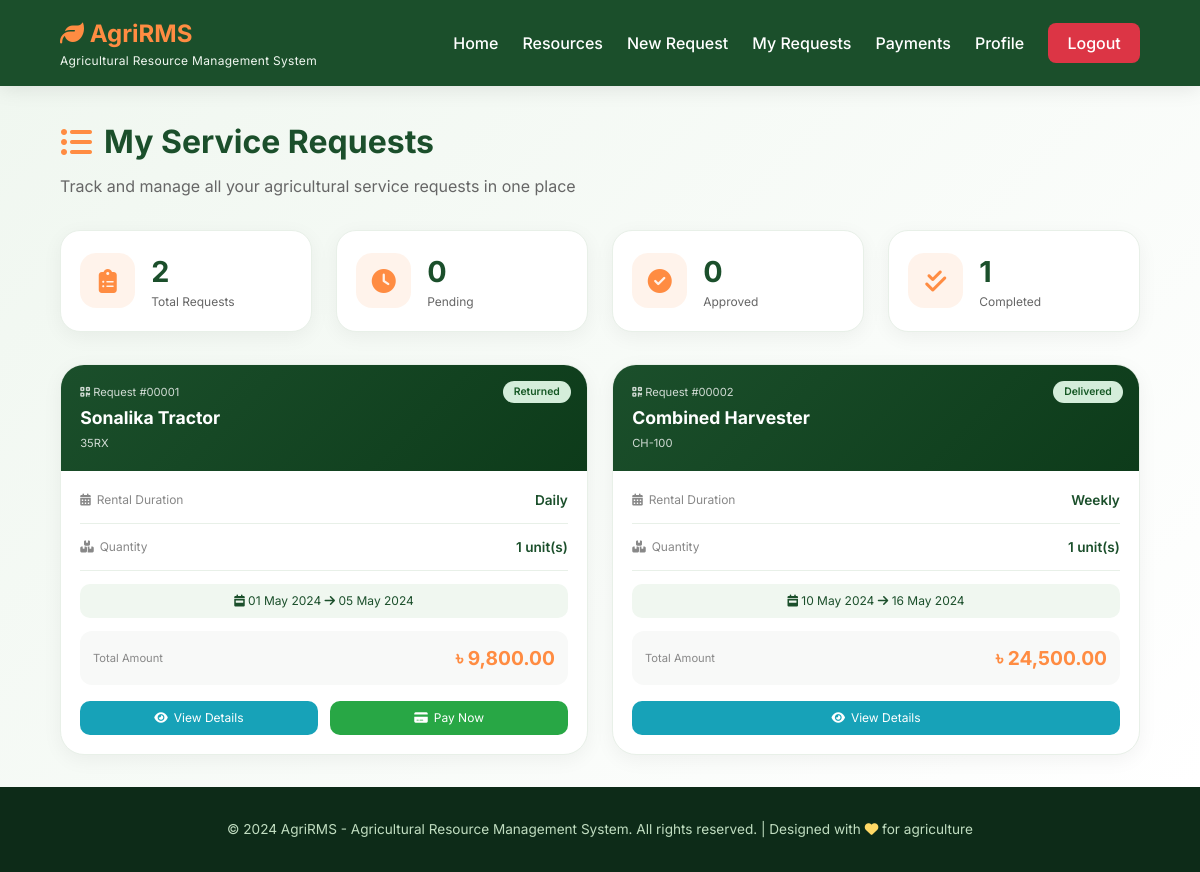
The page /client/my_requests.php (signed in) on the database its author committed.
### tables this page shows
CREATE TABLE `service_requests` (
  `id` int(11) NOT NULL AUTO_INCREMENT,
  `user_id` int(11) NOT NULL,
  `resource_id` int(11) NOT NULL,
  `delivery_id` int(11) DEFAULT NULL,
  `rental_duration` enum('Daily','Weekly','Monthly') NOT NULL,
  `quantity` int(11) NOT NULL DEFAULT 1,
  `start_date` date NOT NULL,
  `end_date` date NOT NULL,
  `total_rental_cost` decimal(10,2) NOT NULL,
  `delivery_cost` decimal(10,2) DEFAULT 0.00,
  `total_cost` decimal(10,2) NOT NULL,
  `delivery_address` text NOT NULL,
  `delivery_district` varchar(50) NOT NULL,
  `delivery_upazila` varchar(50) DEFAULT NULL,
  `special_instructions` text DEFAULT NULL,
  `request_status` enum('Pending','Approved','Processing','Delivered','Returned','Cancelled') DEFAULT 'Pending',
  `payment_status` enum('Pending','Paid','Partial') DEFAULT 'Pending',
  `payment_id` int(11) DEFAULT NULL,
  `approved_by` int(11) DEFAULT NULL,
  `approved_at` datetime DEFAULT NULL,
  `delivered_at` datetime DEFAULT NULL,
  `returned_at` datetime DEFAULT NULL,
  `created_at` timestamp NOT NULL DEFAULT current_timestamp(),
  `updated_at` timestamp NOT NULL DEFAULT current_timestamp() ON UPDATE current_timestamp(),
  PRIMARY KEY (`id`),
  KEY `user_id` (`user_id`),
  KEY `resource_id` (`resource_id`),
  KEY `delivery_id` (`delivery_id`),
  FOREIGN KEY (`user_id`) REFERENCES `users` (`id`) ON DELETE CASCADE,
  FOREIGN KEY (`resource_id`) REFERENCES `resources` (`id`) ON DELETE CASCADE,
  FOREIGN KEY (`delivery_id`) REFERENCES `delivery` (`id`) ON DELETE SET NULL
);

CREATE TABLE `resources` (
  `id` int(11) NOT NULL AUTO_INCREMENT,
  `name` varchar(100) NOT NULL,
  `model` varchar(100) NOT NULL,
  `type` enum('Tractor','Soil Cultivation','Planting','Irrigation','Harvesting','Hay Making','Loading','Fertilizer Dispenser','Produce Sorter','Post Harvest') NOT NULL,
  `category` varchar(50) NOT NULL,
  `description` text DEFAULT NULL,
  `manufacturer` varchar(100) DEFAULT NULL,
  `manufacturing_year` year DEFAULT NULL,
  `horsepower` int(11) DEFAULT NULL,
  `fuel_type` enum('Diesel','Petrol','Electric','Solar','Manual') DEFAULT 'Diesel',
  `daily_rate` decimal(10,2) NOT NULL,
  `weekly_rate` decimal(10,2) DEFAULT NULL,
  `monthly_rate` decimal(10,2) DEFAULT NULL,
  `security_deposit` decimal(10,2) NOT NULL DEFAULT 5000.00,
  `status` enum('Available','Rented','Under Maintenance','Out of Service') DEFAULT 'Available',
  `quantity` int(11) NOT NULL DEFAULT 1,
  `image_url` varchar(255) DEFAULT NULL,
  `created_at` timestamp NOT NULL DEFAULT current_timestamp(),
  `updated_at` timestamp NOT NULL DEFAULT current_timestamp() ON UPDATE current_timestamp(),
  PRIMARY KEY (`id`)
);

### client/my_requests.php (the view, shortened to what this page needs)
<?php
include '../database.php';
$user_id = $_SESSION['user_id'];
$requests_query = "SELECT sr.*, r.name as resource_name, r.model, r.daily_rate, r.type as resource_type
                   FROM service_requests sr
                   LEFT JOIN resources r ON sr.resource_id = r.id
                   WHERE sr.user_id = $user_id
                   ORDER BY sr.created_at DESC";
$requests = mysqli_query($conn, $requests_query);
$total_query = mysqli_query($conn, "SELECT COUNT(*) as total FROM service_requests WHERE user_id = $user_id");
$total = mysqli_fetch_assoc($total_query)['total'];
$pending_query = mysqli_query($conn, "SELECT COUNT(*) as pending FROM service_requests WHERE user_id = $user_id AND request_status = 'Pending'");
$pending = mysqli_fetch_assoc($pending_query)['pending'];
$approved_query = mysqli_query($conn, "SELECT COUNT(*) as approved FROM service_requests WHERE user_id = $user_id AND request_status = 'Approved'");
$approved = mysqli_fetch_assoc($approved_query)['approved'];
$completed_query = mysqli_query($conn, "SELECT COUNT(*) as completed FROM service_requests WHERE user_id = $user_id AND request_status = 'Returned'");
$completed = mysqli_fetch_assoc($completed_query)['completed'];
?>
<!DOCTYPE html>
<html lang="en">
<head>
    <link rel="stylesheet" href="https://cdnjs.cloudflare.com/ajax/libs/font-awesome/6.4.0/css/all.min.css">
</head>
<body>
    <header class="header">
        <div class="logo">
            <h2><i class="fas fa-leaf"></i> AgriRMS</h2>
            <p>Agricultural Resource Management System</p>
        </div>
        <nav class="nav-links">
            <a href="dashboard.php">Home</a>
            <a href="resources.php">Resources</a>
            <a href="request_service.php">New Request</a>
            <a href="my_requests.php">My Requests</a>
            <a href="payments.php">Payments</a>
            <a href="profile.php">Profile</a>
            <a href="../logout.php" class="btn-logout">Logout</a>
        </nav>
    </header>
    <div class="main-content">
        <div class="page-header">
            <h1>
                <i class="fas fa-list-ul"></i>
                My Service Requests
            </h1>
            <p>Track and manage all your agricultural service requests in one place</p>
        </div>
        <div class="stats-grid">
            <div class="stat-card">
                <div class="stat-icon">
                    <i class="fas fa-clipboard-list"></i>
                </div>
                <div class="stat-info">
                    <h3><?php echo $total; ?></h3>
                    <p>Total Requests</p>
                </div>
            </div>
            <div class="stat-card">
                <div class="stat-icon">
                    <i class="fas fa-clock"></i>
                </div>
                <div class="stat-info">
                    <h3><?php echo $pending; ?></h3>
                    <p>Pending</p>
                </div>
            </div>
            <div class="stat-card">
                <div class="stat-icon">
                    <i class="fas fa-check-circle"></i>
                </div>
                <div class="stat-info">
                    <h3><?php echo $approved; ?></h3>
                    <p>Approved</p>
                </div>
            </div>
            <div class="stat-card">
                <div class="stat-icon">
                    <i class="fas fa-check-double"></i>
                </div>
                <div class="stat-info">
                    <h3><?php echo $completed; ?></h3>
                    <p>Completed</p>
                </div>
            </div>
        </div>
        <?php if($requests && mysqli_num_rows($requests) > 0): ?>
        <div class="requests-grid">
            <?php while($row = mysqli_fetch_assoc($requests)):
                $status_class = 'status-pending';
                switch($row['request_status']) {
                    case 'Delivered': $status_class = 'status-delivered'; break;
                    case 'Returned': $status_class = 'status-returned'; break;
                }
            ?>
            <div class="request-card">
                <div class="request-header">
                    <div class="request-id">
                        <i class="fas fa-qrcode"></i> Request #<?php echo str_pad($row['id'], 5, '0', STR_PAD_LEFT); ?>
                    </div>
                    <div class="request-resource">
                        <?php echo htmlspecialchars($row['resource_name'] ?? 'N/A'); ?>
                    </div>
                    <div class="request-model">
                        <?php echo htmlspecialchars($row['model'] ?? ''); ?>
                    </div>
                    <span class="request-status-badge <?php echo $status_class; ?>">
                        <?php echo $row['request_status']; ?>
                    </span>
                </div>
                <div class="request-body">
                    <div class="info-row">
                        <span class="info-label">
                            <i class="fas fa-calendar-alt"></i> Rental Duration
                        </span>
                        <span class="info-value"><?php echo $row['rental_duration']; ?></span>
                    </div>
                    <div class="info-row">
                        <span class="info-label">
                            <i class="fas fa-boxes"></i> Quantity
                        </span>
                        <span class="info-value"><?php echo $row['quantity']; ?> unit(s)</span>
                    </div>
                    <div class="date-range">
                        <i class="fas fa-calendar-week"></i>
                        <?php echo date('d M Y', strtotime($row['start_date'])); ?>
                        <i class="fas fa-arrow-right"></i>
                        <?php echo date('d M Y', strtotime($row['end_date'])); ?>
                    </div>
                    <div class="price-row">
                        <span class="price-label">Total Amount</span>
                        <span class="price-amount">৳ <?php echo number_format($row['total_cost'], 2); ?></span>
                    </div>
                    <div class="action-buttons">
                        <a href="view_request.php?id=<?php echo $row['id']; ?>" class="btn-view">
                            <i class="fas fa-eye"></i> View Details
                        </a>
                        <?php if($row['request_status'] == 'Pending'): ?>
                            <form method="POST" style="display:inline;" onsubmit="return confirm('Cancel this pending request?');">
                                <input type="hidden" name="request_id" value="<?php echo (int)$row['id']; ?>">
                                <button type="submit" name="cancel_pending" class="btn-pay" style="background:#dc3545; border:none; cursor:pointer;">
                                    <i class="fas fa-times-circle"></i> Cancel
                                </button>
                            </form>
                        <?php elseif($row['request_status'] == 'Returned'): ?>
                            <a href="payments.php?request_id=<?php echo $row['id']; ?>" class="btn-pay">
                                <i class="fas fa-credit-card"></i> Pay Now
                            </a>
                        <?php endif; ?>
                    </div>
                </div>
            </div>
            <?php endwhile; ?>
        </div>
        <?php endif; ?>
    </div>
    <footer class="footer">
        <p>&copy; 2024 AgriRMS - Agricultural Resource Management System. All rights reserved. | Designed with <i class="fas fa-heart"></i> for agriculture</p>
    </footer>
</body>
</html>

### client/my_requests.php (style rules this page uses)
* { margin: 0; padding: 0; box-sizing: border-box; }
body { font-family: 'Inter', sans-serif; background: #f5f7f5; color: #1a2e1f; line-height: 1.5; min-height: 100vh; display: flex; flex-direction: column; }
.header { background: #1B4F2B; padding: 1rem 5%; display: flex; justify-content: space-between; align-items: center; position: sticky; top: 0; z-index: 1000; box-shadow: 0 2px 20px rgba(0,0,0,0.1); }
.logo h2 { color: #FF8C42; font-size: 1.5rem; }
.logo p { color: #f0f7f0; font-size: 0.75rem; font-weight: 400; letter-spacing: 0.3px; }
.nav-links { display: flex; gap: 1.5rem; align-items: center; flex-wrap: wrap; }
.nav-links a { color: white; text-decoration: none; font-weight: 500; transition: 0.3s; }
.btn-logout { background: #dc3545; padding: 0.5rem 1.2rem; border-radius: 8px; color: white !important; transition: 0.3s; }
.main-content { flex: 1; padding: 2rem 5%; background: linear-gradient(135deg, #f0f7f0 0%, #ffffff 100%); }
.page-header { margin-bottom: 2rem; }
.page-header h1 { font-size: 2rem; color: #1B4F2B; display: flex; align-items: center; gap: 12px; }
.page-header h1 i { color: #FF8C42; font-size: 2rem; }
.page-header p { color: #666; margin-top: 0.5rem; }
.stats-grid { display: grid; grid-template-columns: repeat(4, 1fr); gap: 1.5rem; margin-bottom: 2rem; }
.stat-card { background: white; border-radius: 20px; padding: 1.2rem; display: flex; align-items: center; gap: 1rem; box-shadow: 0 5px 20px rgba(0,0,0,0.05); border: 1px solid #e8f0e8; transition: all 0.3s; }
.stat-icon { width: 55px; height: 55px; background: rgba(255,140,66,0.1); border-radius: 16px; display: flex; align-items: center; justify-content: center; }
.stat-icon i { font-size: 1.5rem; color: #FF8C42; }
.stat-info h3 { font-size: 1.8rem; color: #1B4F2B; font-weight: 700; }
.stat-info p { color: #666; font-size: 0.75rem; }
.requests-grid { display: grid; grid-template-columns: repeat(auto-fill, minmax(380px, 1fr)); gap: 1.5rem; }
.request-card { background: white; border-radius: 24px; overflow: hidden; transition: all 0.3s; box-shadow: 0 5px 20px rgba(0,0,0,0.05); border: 1px solid #e8f0e8; }
.request-header { background: linear-gradient(135deg, #1B4F2B, #0d3b1a); padding: 1.2rem; position: relative; color: white; }
.request-id { font-size: 0.7rem; opacity: 0.8; margin-bottom: 0.3rem; }
.request-resource { font-size: 1.1rem; font-weight: 700; margin-bottom: 0.2rem; }
.request-model { font-size: 0.7rem; opacity: 0.8; }
.request-status-badge { position: absolute; top: 1rem; right: 1rem; padding: 0.2rem 0.7rem; border-radius: 20px; font-size: 0.65rem; font-weight: 600; }
.status-delivered { background: #d4edda; color: #155724; }
.status-returned { background: #d4edda; color: #155724; }
.request-body { padding: 1.2rem; }
.info-row { display: flex; justify-content: space-between; align-items: center; margin-bottom: 0.8rem; padding-bottom: 0.8rem; border-bottom: 1px solid #e8f0e8; }
.info-label { font-size: 0.75rem; color: #888; display: flex; align-items: center; gap: 6px; }
.info-value { font-weight: 600; color: #1B4F2B; font-size: 0.85rem; }
.price-row { background: #f8f9f8; padding: 0.8rem; border-radius: 12px; margin: 0.8rem 0; display: flex; justify-content: space-between; align-items: center; }
.price-label { font-size: 0.7rem; color: #888; }
.price-amount { font-size: 1.2rem; font-weight: 700; color: #FF8C42; }
.date-range { background: #f0f7f0; padding: 0.5rem; border-radius: 10px; text-align: center; margin: 0.8rem 0; font-size: 0.75rem; color: #1B4F2B; }
.action-buttons { display: flex; gap: 0.8rem; margin-top: 1rem; }
.btn-view { flex: 1; background: #17a2b8; color: white; padding: 0.5rem; border-radius: 10px; text-decoration: none; font-size: 0.75rem; text-align: center; display: inline-flex; align-items: center; justify-content: center; gap: 6px; transition: all 0.3s; }
.btn-pay { flex: 1; background: #28a745; color: white; padding: 0.5rem; border-radius: 10px; text-decoration: none; font-size: 0.75rem; text-align: center; display: inline-flex; align-items: center; justify-content: center; gap: 6px; transition: all 0.3s; }
.footer { background: #0d2b18; color: white; padding: 2rem 5%; text-align: center; margin-top: auto; }
.footer p { color: #c0ddc0; font-size: 0.85rem; }
.footer p i { color: #FFD966; }

### rows shown on the page
service_requests: id "00001", resource.name "Sonalika Tractor", resource.model "35RX", request_status "Returned", rental_duration "Daily", quantity "1", start_date "01 May 2024", end_date "05 May 2024", total_cost "9,800.00"
service_requests: id "00002", resource.name "Combined Harvester", resource.model "CH-100", request_status "Delivered", rental_duration "Weekly", quantity "1", start_date "10 May 2024", end_date "16 May 2024", total_cost "24,500.00"

### other values the page prints
$total "2"
$pending "0"
$approved "0"
$completed "1"
